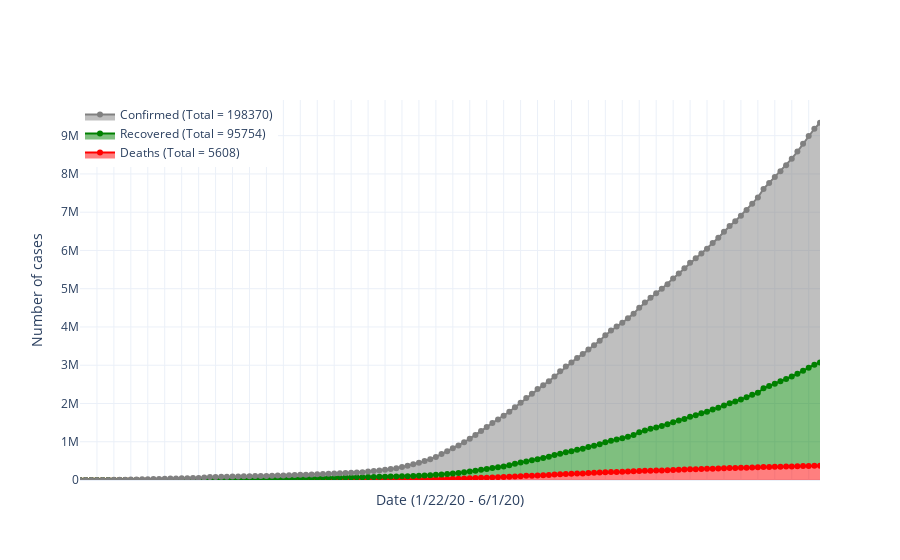

Notebook source saved alongside this figure:
### Code cell
a = pd.DataFrame(confirmed_agg_ts).rename(columns = {0:'Confirmed'}).reset_index().rename(columns = {'index':'Date'})
b = pd.DataFrame(active_agg_ts).rename(columns = {0:'Active'}).reset_index().rename(columns = {'index':'Date'})
c = pd.DataFrame(recovered_agg_ts).rename(columns = {0:'Recovered'}).reset_index().rename(columns = {'index':'Date'})
d = pd.DataFrame(death_agg_ts).rename(columns = {0:'Deaths'}).reset_index().rename(columns = {'index':'Date'})
df = a.merge(b, on='Date', how = 'left')
df = df.merge(c,on='Date', how = 'left')
df = df.merge(d,on='Date', how = 'left')
df.index = df.Date
df = df.drop(columns = 'Date')

#display
fig = go.Figure()
fig.add_trace(go.Scatter(
    x=df.index.tolist(), y=df['Deaths'],
    hoverinfo='x+y',
    mode='lines+markers',
     line_color='red',
    stackgroup='one',
    name = "Deaths (Total = 5608)"
))

fig.add_trace(go.Scatter(x=df.index.tolist(), y=df['Recovered'],
    hoverinfo='x+y',
    mode='lines+markers',
    line_color='green',
    stackgroup='one',
    name = "Recovered (Total = 95754)"
))
fig.add_trace(go.Scatter( x=df.index.tolist(), y=df['Confirmed'],
    hoverinfo='x+y',
    mode='lines+markers',
    line_color='grey',
    stackgroup='one',
    name ="Confirmed (Total = 198370)"
))
fig.update_layout(template = 'plotly_white',yaxis=dict(title='Number of cases' ),xaxis=(dict(title='Date (1/22/20 - 6/1/20)', showticklabels=False)), legend=dict(x=0, y=1))
fig.show()

### Figure 1 — Plotly figure (JSON) as saved in the notebook; plotly's stock layout.template omitted (floating-point values rounded to 4 significant figures; data arrays with more than 128 entries replaced by an {"elided": "..."} marker saying what was removed)
{"data": [{"hoverinfo": "x+y", "line": {"color": "red"}, "mode": "lines+markers", "name": "Deaths (Total = 5608)", "stackgroup": "one", "type": "scatter", "x": {"elided": "132 str values"}, "y": {"elided": "132 int values"}}, {"hoverinfo": "x+y", "line": {"color": "green"}, "mode": "lines+markers", "name": "Recovered (Total = 95754)", "stackgroup": "one", "type": "scatter", "x": {"elided": "132 str values"}, "y": {"elided": "132 int values"}}, {"hoverinfo": "x+y", "line": {"color": "grey"}, "mode": "lines+markers", "name": "Confirmed (Total = 198370)", "stackgroup": "one", "type": "scatter", "x": {"elided": "132 str values"}, "y": {"elided": "132 int values"}}], "layout": {"legend": {"x": 0, "y": 1}, "xaxis": {"showticklabels": false, "title": {"text": "Date (1/22/20 - 6/1/20)"}}, "yaxis": {"title": {"text": "Number of cases"}}}}
